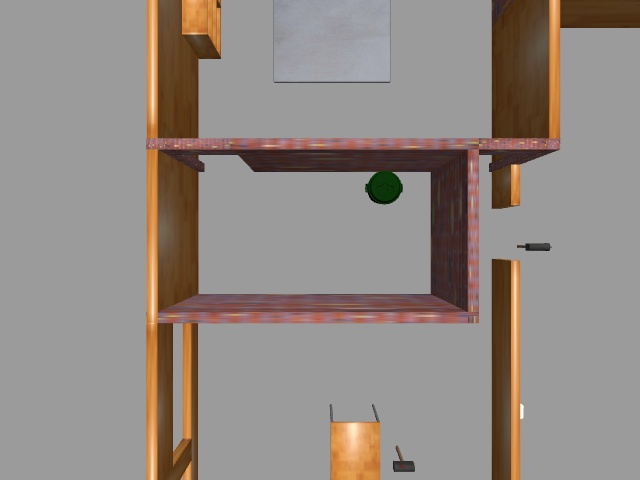
#> input picture _overhead_camera_overhead_camera4_image_raw.jpg, 640 x 480 px, found by its file name
$ python Stitching.py
#> lines starting #> are read from the running program, lines starting #| are printed output that depends on the picture
import cv2
import numpy as np
import matplotlib.pyplot as plt

def align_images(ref_img, target_img):
    # Convert images to grayscale
    gray_ref = cv2.cvtColor(ref_img, cv2.COLOR_BGR2GRAY)
    gray_target = cv2.cvtColor(target_img, cv2.COLOR_BGR2GRAY)

    # Detect and compute ORB features
    orb = cv2.ORB_create()
    keypoints_ref, descriptors_ref = orb.detectAndCompute(gray_ref, None)
    keypoints_target, descriptors_target = orb.detectAndCompute(gray_target, None)

    # Match features using BFMatcher with Hamming distance
    bf = cv2.BFMatcher(cv2.NORM_HAMMING, crossCheck=True)
    matches = bf.match(descriptors_ref, descriptors_target)

    # Sort matches by distance (best matches first)
    matches = sorted(matches, key=lambda x: x.distance)

    # Initialize lists for storing manually selected matches
    src_pts = []
    dst_pts = []

    # Interactive match selection
    for match in matches:
        img_matches = cv2.drawMatches(
            ref_img, keypoints_ref, target_img, keypoints_target, [match], None,
            flags=cv2.DrawMatchesFlags_NOT_DRAW_SINGLE_POINTS
        )
        cv2.imshow('Match', img_matches)
        print("Press 's' to select, 'r' to reject, 'q' to quit")
        key = cv2.waitKey(0) & 0xFF  # Wait for a key press and mask for 8-bit value

        if key == ord('s'):  # 's' key to select the match
            print("Match selected")
            src_pts.append(keypoints_ref[match.queryIdx].pt)
            dst_pts.append(keypoints_target[match.trainIdx].pt)
        elif key == ord('r'):  # 'r' key to reject the match
            print("Match rejected")
            continue  # Skip to the next match
        elif key == ord('q'):  # 'q' key to quit early
            print("Quitting selection early")
            break
        print(f'The number of matches selected is {len(src_pts)}')

    cv2.destroyAllWindows()  # Close all OpenCV windows after selection

    # Convert selected points to numpy arrays
    src_pts = np.array(src_pts, dtype=np.float32).reshape(-1, 2)
    dst_pts = np.array(dst_pts, dtype=np.float32).reshape(-1, 2)

    # Check if enough points have been selected
    if len(src_pts) < 3:
        raise ValueError(f"Not enough matches are selected - {len(src_pts)}/3 required")

    # Estimate the translation matrix
    matrix, _ = cv2.estimateAffinePartial2D(src_pts, dst_pts)
    tx, ty = matrix[0, 2], matrix[1, 2]  # Extract translation components

    # Warp target image to align with reference image
    height, width, channels = ref_img.shape
    aligned_target_img = cv2.warpAffine(target_img, matrix, (width, height))

    return aligned_target_img, matrix

# Load images
img1 = cv2.imread('/home/siddhant/Camera Images/_overhead_camera_overhead_camera4_image_raw.jpg')
#> img1 is the input picture: shape (480, 640, 3); mean B, G, R 131.7, 137.6, 146.5
img2 = cv2.imread('/home/siddhant/Camera Images/_overhead_camera_overhead_camera3_image_raw.jpg')
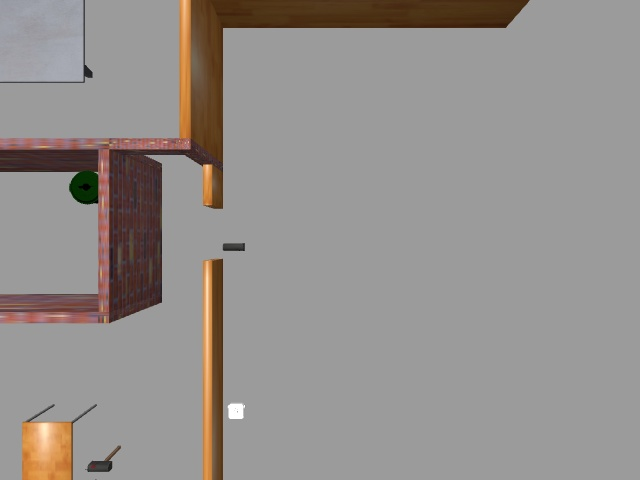
#> input picture _overhead_camera_overhead_camera3_image_raw.jpg, 640 x 480 px, found by its file name
#> img2 is the input picture: shape (480, 640, 3); mean B, G, R 141, 144, 148.8
img3 = cv2.imread('/home/siddhant/Camera Images/_overhead_camera_overhead_camera2_image_raw.jpg')
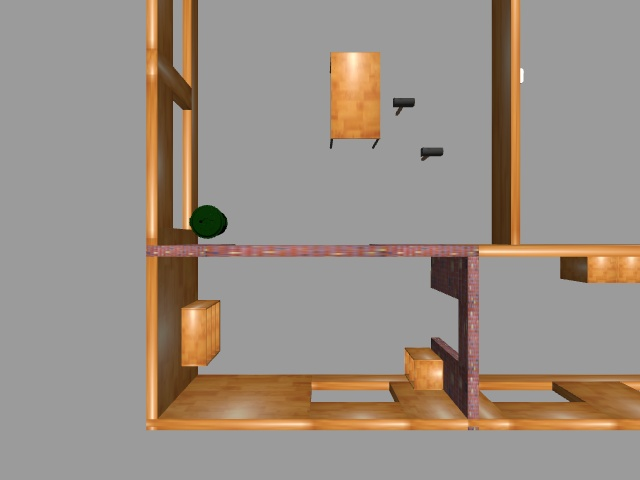
#> input picture _overhead_camera_overhead_camera2_image_raw.jpg, 640 x 480 px, found by its file name
#> img3 is the input picture: shape (480, 640, 3); mean B, G, R 133.7, 143.8, 154.9
img4 = cv2.imread('/home/siddhant/Camera Images/_overhead_camera_overhead_camera1_image_raw.jpg')
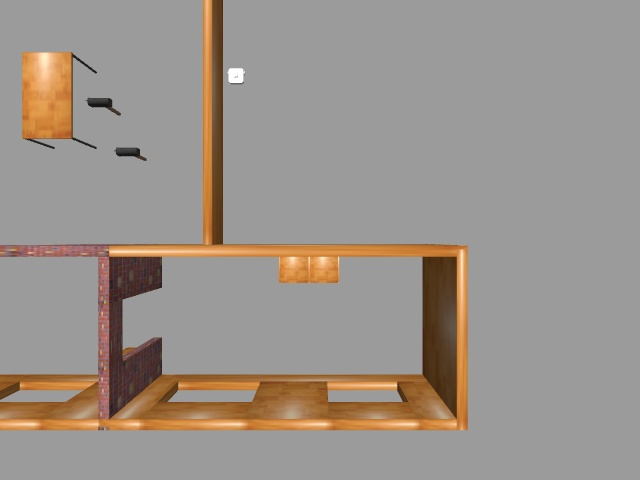
#> input picture _overhead_camera_overhead_camera1_image_raw.jpg, 640 x 480 px, found by its file name
#> img4 is the input picture: shape (480, 640, 3); mean B, G, R 139.3, 146.9, 155.6

# Align images to the first image
aligned_img2, _ = align_images(img1, img2)
#> in align_images, `gray_ref = cv2.cvtColor(ref_img, cv2.COLOR_BGR2GRAY)`:
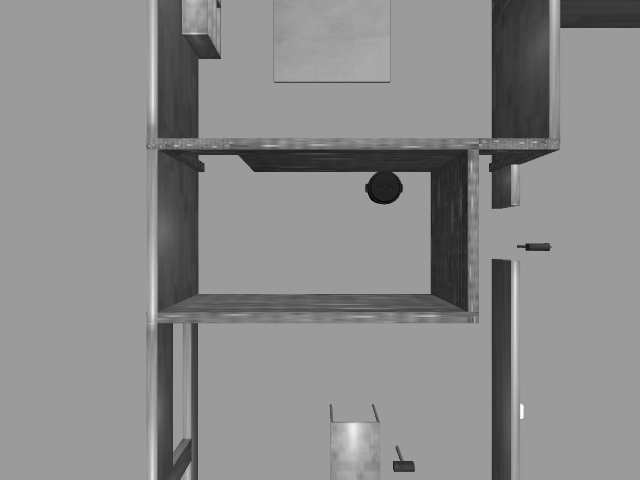
#> gray_ref: shape (480, 640); min 1, max 255, mean 139.6
#> in align_images, `gray_target = cv2.cvtColor(target_img, cv2.COLOR_BGR2GRAY)`:
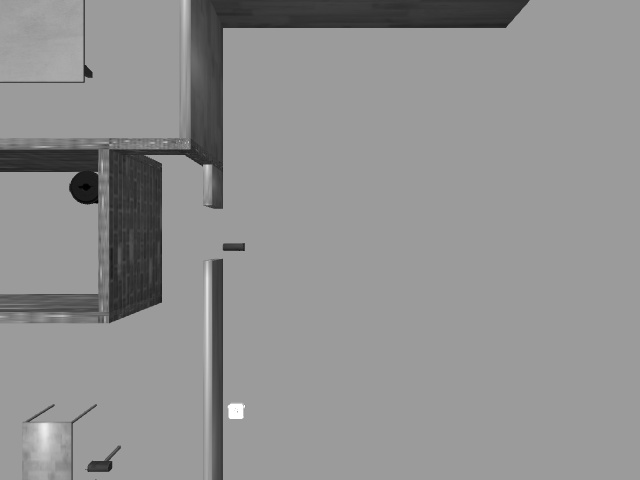
#> gray_target: shape (480, 640); min 0, max 255, mean 145.1
#> in align_images, `keypoints_ref, descriptors_ref = orb.detectAndCompute(gray_ref, None)`: keypoints_ref = 500 keypoints; strongest (x, y, size): (512, 165, 31), (429, 173, 31), (511, 166, 44.6), (514, 166, 64.3)
#> in align_images, `keypoints_target, descriptors_target = orb.detectAndCompute(gray_targe..`: keypoints_target = 424 keypoints; strongest (x, y, size): (96, 202, 31), (161, 300, 31), (89, 73, 64.3), (85, 66, 31)
#> in align_images, `matches = bf.match(descriptors_ref, descriptors_target)`: matches = 104 matches
#> the loop in align_images, `for match in matches:` made 1 pass; (key q is pressed on pass 1)
#| Press 's' to select, 'r' to reject, 'q' to quit
#| Quitting selection early
#> pass 1, in align_images, `img_matches = cv2.drawMatches( ref_img, keypoints_ref, target_img, key..`:
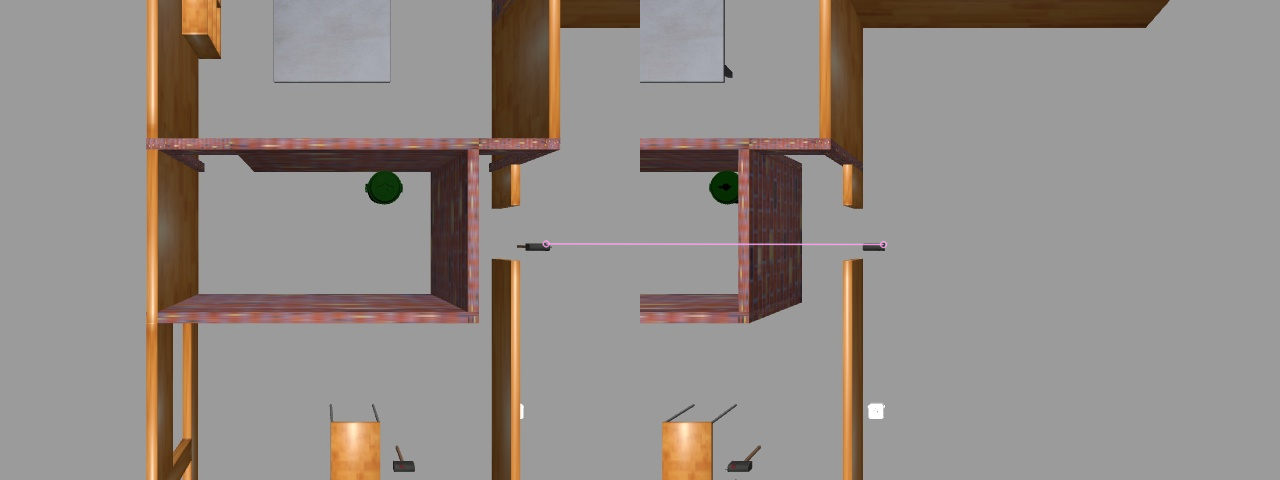
#> img_matches: shape (480, 1280, 3); mean B, G, R 136.4, 140.8, 147.7
#> after the loop in align_images, `for match in matches:`: dst_pts = []
#> in align_images, `src_pts = np.array(src_pts, dtype=np.float32).reshape(-1, 2)`: src_pts = empty array
#> (the run stopped early here; a loop or call above may not have finished)
